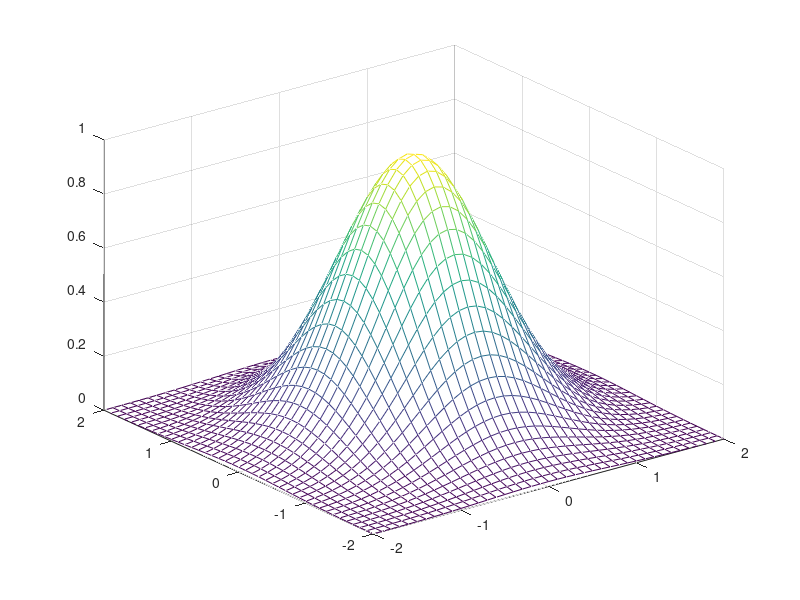

MATLAB code for this plot:
% meshgrid(1:3) costruisce tutte le possibili combinazioni delle
% coppie di numeri 1:3 1:3
% ad esempio (1,1) (2,1) (3,1) (1,2) ... (3,3)
% 
% [x,y]=meshgrid(1:3)
% 
% x =
% 
%           1.00          2.00          3.00
%           1.00          2.00          3.00
%           1.00          2.00          3.00
% 
% 
% y =
% 
%           1.00          1.00          1.00
%           2.00          2.00          2.00
%           3.00          3.00          3.00


%% meshgrid costruisce il reticolato (griglia)
[x,y]=meshgrid(-2:0.1:2);
% Calcolo la funzione z
z=exp(-x.^2-y.^2);
% Rappresentazione della funzione z nel reticolato
mesh(x,y,z)
% print -depsc figs\bivnormKernel.eps;
